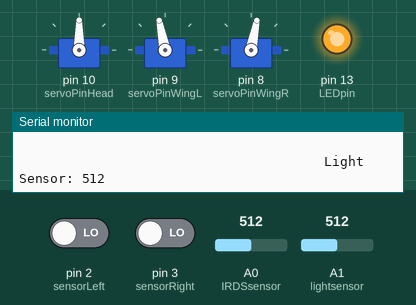
Bench run of a sketch on a simulated Arduino Uno, built with avr-gcc and run on an emulated ATmega328P. Parts: 3 × servo, output pins drawn as LEDs (lit = HIGH), the last lines printed to the serial monitor. The test bench sets the inputs (shaded band); at power-on: pin 2 (sensorLeft) LOW, A1 (lightsensor) = 512, A0 (IRDSsensor) = 512, pin 3 (sensorRight) LOW.

Above: at 1.8 s.
1.9 s: pin 2 (sensorLeft) driven HIGH
At 3.2 s:
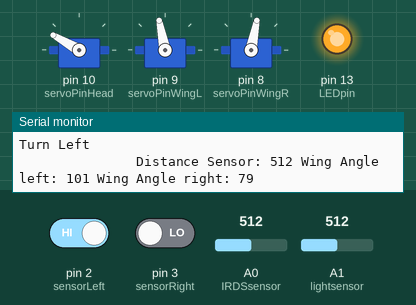
3.5 s: A1 (lightsensor) set to 264
5.0 s: A1 (lightsensor) set to 243
At 6.2 s:
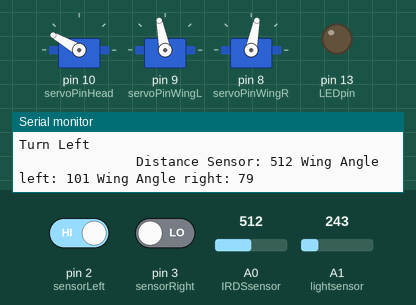
9.1 s: A0 (IRDSsensor) set to 716
At 10.9 s:
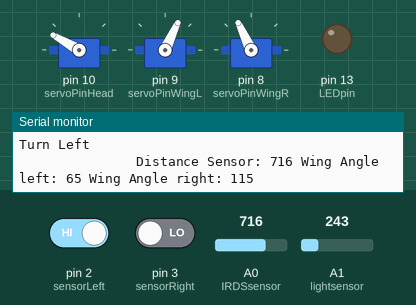
12.7 s: A0 (IRDSsensor) set to 123
At 15.0 s:
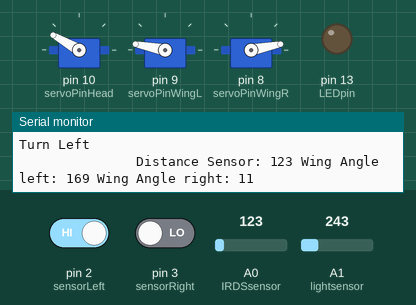
16.8 s: A0 (IRDSsensor) set to 109
At 17.7 s:
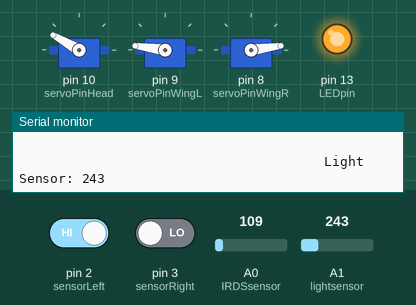
Timing chart, 0 to 21.9 s (numbered marks = the images above; inputs shaded):
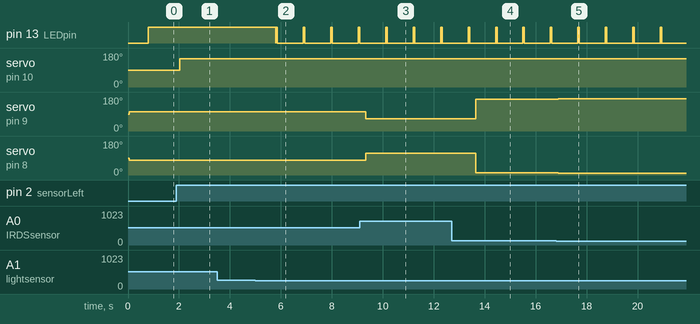

Measured:
- the behaviour switches between 250 and 249 on A1 (lightsensor) (found by bisection; images 1 and 2)
- the behaviour switches between 117 and 116 on A0 (IRDSsensor) (found by bisection; images 4 and 5)
- after the input at 1.9 s, servo on pin 10 (servoPinHead): 90° → 150° after 0.13 s
- after the input at 5.0 s, pin 13 (LEDpin): HIGH → LOW after 0.80 s, then repeats every 1.1 s: HIGH 0.03 s, LOW 0.01 s, HIGH 0.02 s, LOW 1.0 s
- after the input at 9.1 s, servo on pin 9 (servoPinWingL): 101° → 65° after 0.24 s; servo on pin 8 (servoPinWingR): 79° → 115° after 0.24 s
- after the input at 12.7 s, servo on pin 9 (servoPinWingL): 65° → 169° after 0.95 s; servo on pin 8 (servoPinWingR): 115° → 11° after 0.95 s
- after the input at 16.8 s, servo on pin 9 (servoPinWingL): 169° → 172° after 0.08 s; servo on pin 8 (servoPinWingR): 11° → 8° after 0.08 s

The sketch:

group3.ino
```cpp
// (licence header left out)
#include <Servo.h> //servolibrary

//pins that are connected
int servoPinHead = 10; //servo pin head
int servoPinWingL = 9; //servo pin wing L
int servoPinWingR = 8; //servo pin wing R
int LEDpin = 13; //eyes
int sensorLeft = 2; //motion sensor left
int sensorRight = 3; //motion sensor right
int lightsensor = A1;//photo
int IRDSsensor = A0;//IRDS

Servo servo1;//head
Servo servo2;//wing left
Servo servo3;//wing right

//int pos = 90;   //initial servo position
//int left = 0;
//int right = 0;

int angle = 0; //servo start angle
int angle1 = 0;
//int sensorValue = analogRead(sensor1);

void setup()
{
  servo1.attach(servoPinHead);
  servo2.attach(servoPinWingL);
  servo3.attach(servoPinWingR);

  Serial.begin(9600); //speed for the serial monitor

  pinMode (LEDpin, OUTPUT);
  //pinMode (LEDpin2, OUTPUT);
  //pinMode (sensor1, INPUT);
  //pinMode (sensor2, INPUT);

}
void loop()
{
  A();//tracker head
  B();//wings
  C();//eyes
}

void A()//tracker head
{
  int headSensorLeft = 0;
  int headSensorRight = 0;
  int servo1position = 90;
  int servo1positionLeft = 150;
  int servo1positionRight = 30;
  headSensorLeft = digitalRead(sensorLeft);
  headSensorRight = digitalRead(sensorRight);


  if (headSensorLeft == HIGH)
  {
    servo1.write(servo1positionLeft);
    Serial.println("Turn Left");
  }
  else if (headSensorRight == HIGH)
  {
    servo1.write(servo1positionRight);
    Serial.println("Turn Right");
  }
  else
  {
    servo1.write(servo1position);
    Serial.println("Center");
    delay(30);
  }


}

void B()//wings
{
  int distanceSensorValue = 0;
  int servo2position = 0;
  int servo3position = 0;

  distanceSensorValue = analogRead(IRDSsensor);
  servo2position = map(distanceSensorValue, 60, 400, 180, 120);
  servo2position = constrain(servo2position, 0, 180);
  servo2.write(servo2position);

  servo3position = map(distanceSensorValue, 60, 400, 0, 60);
  servo3position = constrain(servo3position, 0, 180);
  servo3.write(servo3position);

  Serial.print("               Distance Sensor: ");
  Serial.print(distanceSensorValue);
  Serial.print(" ");
  Serial.print("Wing Angle left: ");
  Serial.print(servo2position);
  Serial.print(" ");
  Serial.print("Wing Angle right: ");
  Serial.println(servo3position);

  delay(500);
}

void C()//eyes
{
  int lightSensorValue = 0;
  int ledValue = 0;
  lightSensorValue = analogRead(lightsensor);

  Serial.print("                                                                                      Light Sensor: ");
  Serial.println(lightSensorValue);
  delay(200);

  if (lightSensorValue < 250)
  {
    digitalWrite(LEDpin, 0);
    delay(10);
    digitalWrite(LEDpin, 255);
    delay(30);
    digitalWrite(LEDpin, 0);
    delay(10);
    digitalWrite(LEDpin, 255);
    delay(20);
    digitalWrite(LEDpin, 0);
    delay(10);

    Serial.println("                                                                                      HAPPY");
    delay(200);
  }
  else
  {
    digitalWrite(LEDpin, 255);
    Serial.println("                                                                                      NORMAL");
    delay(200);
  }
}
```
